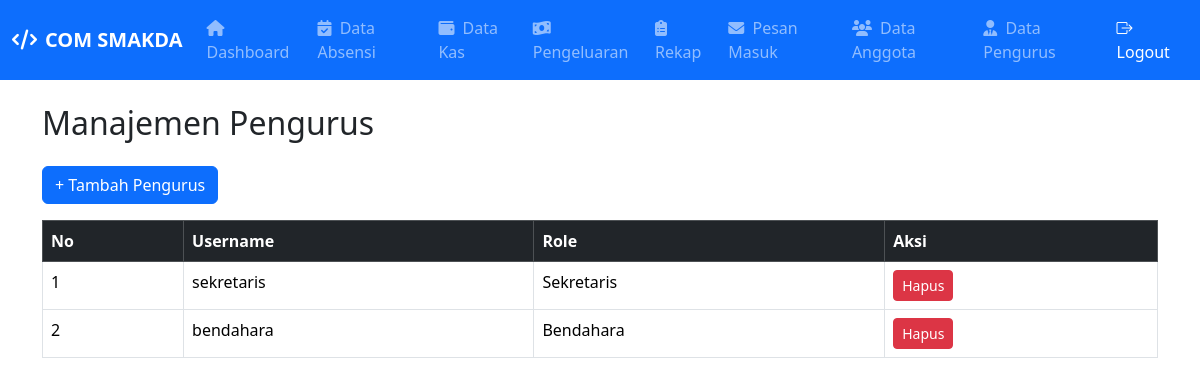
The page /ketua/pengurus.php on the database its author committed.
### tables this page shows
CREATE TABLE `users` (
  `id` int(11) NOT NULL,
  `username` varchar(50) NOT NULL,
  `password` varchar(255) NOT NULL,
  `role` enum('ketua','sekretaris','bendahara','anggota') NOT NULL,
  `tanggal_daftar` date NOT NULL DEFAULT curdate()
);

### ketua/pengurus.php (the view, shortened to what this page needs)
<?php include 'partials/header.php'; ?>
<?php include 'partials/navbar.php'; ?>
<?php include '../db.php'; ?>
<div class="container mt-4">
    <h2 class="mb-4">Manajemen Pengurus</h2>
    <button class="btn btn-primary mb-3" data-bs-toggle="modal" data-bs-target="#modalTambah">+ Tambah Pengurus</button>
    <div class="table-responsive">
      <table class="table table-bordered table-hover">
        <thead class="table-dark">
          <tr>
            <th>No</th>
            <th>Username</th>
            <th>Role</th>
            <th>Aksi</th>
          </tr>
        </thead>
        <tbody>
          <?php
            $no = 1;
            $stmt = $conn->query("SELECT * FROM users WHERE role IN ('sekretaris', 'bendahara')");
            while ($row = $stmt->fetch_assoc()):
          ?>
            <tr>
              <td><?= $no++ ?></td>
              <td><?= htmlspecialchars($row['username']) ?></td>
              <td><?= ucfirst($row['role']) ?></td>
              <td>
                <button class="btn btn-danger btn-sm" onclick="hapusPengurus(<?= $row['id'] ?>)">
                  Hapus
                </button>
              </td>
            </tr>
          <?php endwhile; ?>
        </tbody>
      </table>
    </div>
</div>

### rows shown on the page
users: username "sekretaris", role "Sekretaris"
users: username "bendahara", role "Bendahara"
